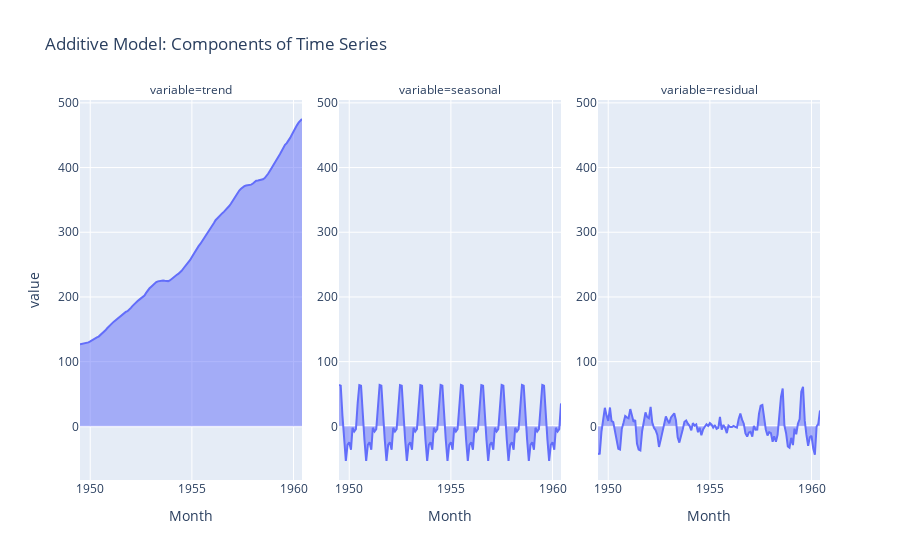

The code cell stored with this chart in its notebook:
### Code cell


### Figure 1 — Plotly figure (JSON) as saved in the notebook; plotly's stock layout.template omitted (floating-point values rounded to 4 significant figures; data arrays with more than 128 entries replaced by an {"elided": "..."} marker saying what was removed)
{"data": [{"fillpattern": {"shape": ""}, "hovertemplate": "variable=trend<br>Month=%{x}<br>value=%{y}<extra></extra>", "legendgroup": "", "line": {"color": "#636efa"}, "marker": {"symbol": "circle"}, "mode": "lines", "name": "", "orientation": "v", "showlegend": false, "stackgroup": "1", "type": "scatter", "x": {"elided": "132 str values"}, "xaxis": "x", "y": {"elided": "132 float values"}, "yaxis": "y"}, {"fillpattern": {"shape": ""}, "hovertemplate": "variable=seasonal<br>Month=%{x}<br>value=%{y}<extra></extra>", "legendgroup": "", "line": {"color": "#636efa"}, "marker": {"symbol": "circle"}, "mode": "lines", "name": "", "orientation": "v", "showlegend": false, "stackgroup": "1", "type": "scatter", "x": {"elided": "132 str values"}, "xaxis": "x2", "y": {"elided": "132 float values"}, "yaxis": "y2"}, {"fillpattern": {"shape": ""}, "hovertemplate": "variable=residual<br>Month=%{x}<br>value=%{y}<extra></extra>", "legendgroup": "", "line": {"color": "#636efa"}, "marker": {"symbol": "circle"}, "mode": "lines", "name": "", "orientation": "v", "showlegend": false, "stackgroup": "1", "type": "scatter", "x": {"elided": "132 str values"}, "xaxis": "x3", "y": {"elided": "132 float values"}, "yaxis": "y3"}], "layout": {"annotations": [{"font": {}, "showarrow": false, "text": "variable=trend", "x": 0.15, "xanchor": "center", "xref": "paper", "y": 1, "yanchor": "bottom", "yref": "paper"}, {"font": {}, "showarrow": false, "text": "variable=seasonal", "x": 0.5, "xanchor": "center", "xref": "paper", "y": 1, "yanchor": "bottom", "yref": "paper"}, {"font": {}, "showarrow": false, "text": "variable=residual", "x": 0.85, "xanchor": "center", "xref": "paper", "y": 1, "yanchor": "bottom", "yref": "paper"}], "legend": {"tracegroupgap": 0}, "title": {"text": "Additive Model: Components of Time Series"}, "xaxis": {"anchor": "y", "domain": [0, 0.3], "title": {"text": "Month"}}, "xaxis2": {"anchor": "y2", "domain": [0.35, 0.65], "matches": "x", "title": {"text": "Month"}}, "xaxis3": {"anchor": "y3", "domain": [0.7, 1], "matches": "x", "title": {"text": "Month"}}, "yaxis": {"anchor": "x", "domain": [0, 1], "showticklabels": true, "title": {"text": "value"}}, "yaxis2": {"anchor": "x2", "domain": [0, 1], "matches": "y", "showticklabels": true}, "yaxis3": {"anchor": "x3", "domain": [0, 1], "matches": "y", "showticklabels": true}}}
